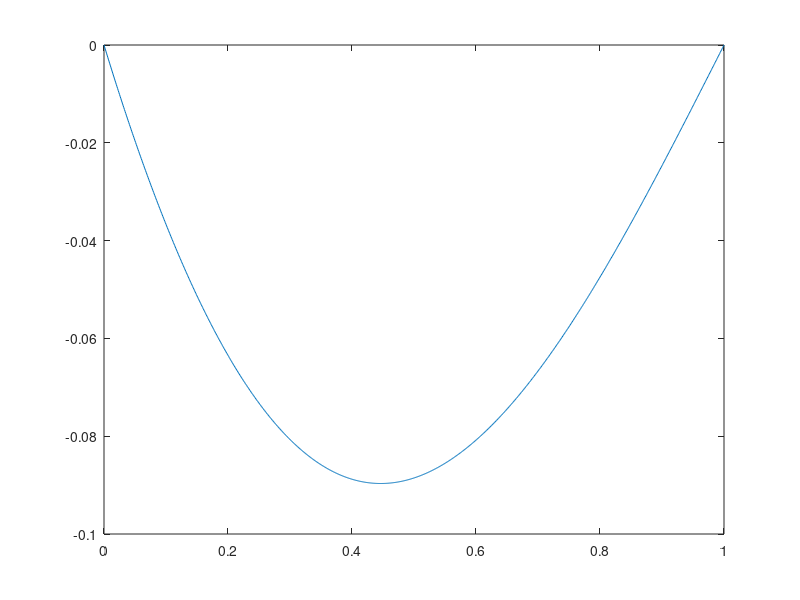

The MATLAB script that drew this image:
%a)
N=1000
X=linspace(0,1,N+1)
L = ( diag(-2*ones(1,N+1)) + diag(ones(1,N),-1) + diag(ones(1,N),1) );
L(1,1) = 1;
L(1,2) = 0;
L(N+1,N+1) = 1;
L(N+1,N) = 0;
dx = 1/N;
%sigma=1
b=normpdf(X,0.7,1)*dx^2;
A=0;
B=0;
b(1) = A;
b(N+1) = B;
b=b'
F=L\b;
plot(X,F); 
hold on
%simga=0.1
b=normpdf(X,0.7,0.1)*dx^2;
A=0;
B=0;
b(1) = A;
b(N+1) = B;
b=b'
F=L\b;
plot(X,F);
hold on
%simga=0.01
b=normpdf(X,0.7,0.01)*dx^2;
A=0;
B=0;
b(1) = A;
b(N+1) = B;
b=b'
F=L\b;
plot(X,F)
hold off
%b)
%xi=0.2
b=normpdf(X,0.2,0.01)*dx^2;
A=0;
B=0;
b(1) = A;
b(N+1) = B;
b=b'
F=L\b;
plot(X,F);
hold on
%xi=0.5
b=normpdf(X,0.5,0.01)*dx^2;
A=0;
B=0;
b(1) = A;
b(N+1) = B;
b=b'
F=L\b;
plot(X,F);
hold on;
%xi=0.7
b=normpdf(X,0.7,0.01)*dx^2;
A=0;
B=0;
b(1) = A;
b(N+1) = B;
b=b'
F=L\b;
plot(X,F)
hold off
%c)
det(L)
%d)
N=1000;
h = 0.001;
X=linspace(0,1,N+1);
dx = 1/N;
%Xi = 0.2
b=normpdf(X,0.2,0.01)*dx^2;
A=0;
B=0;
b(1) = A;
b(N+1) = B;
b=b'
F=L\b;
Y = diff(F)/h;
FP1 = Y(100);
FP2 = Y(300);
FP = FP2 - FP1
%Xi = 0.5
b=normpdf(X,0.5,0.01)*dx^2;
A=0;
B=0;
b(1) = A;
b(N+1) = B;
b=b'
F=L\b;
Y = diff(F)/h;
FP1 = Y(400);
FP2 = Y(600);
FP = FP2 - FP1
%Xi = 0.7
b=normpdf(X,0.7,0.01)*dx^2;
A=0;
B=0;
b(1) = A;
b(N+1) = B;
b=b'
F=L\b;
Y = diff(F)/h;
FP1 = Y(600);
FP2 = Y(800);
FP = FP2 - FP1
%e)
b=(1-X.^2)*dx^2;
A=0;
B=0;
b(1) = A;
b(N+1) = B;
b=b'
F=L\b;
plot(X,F)